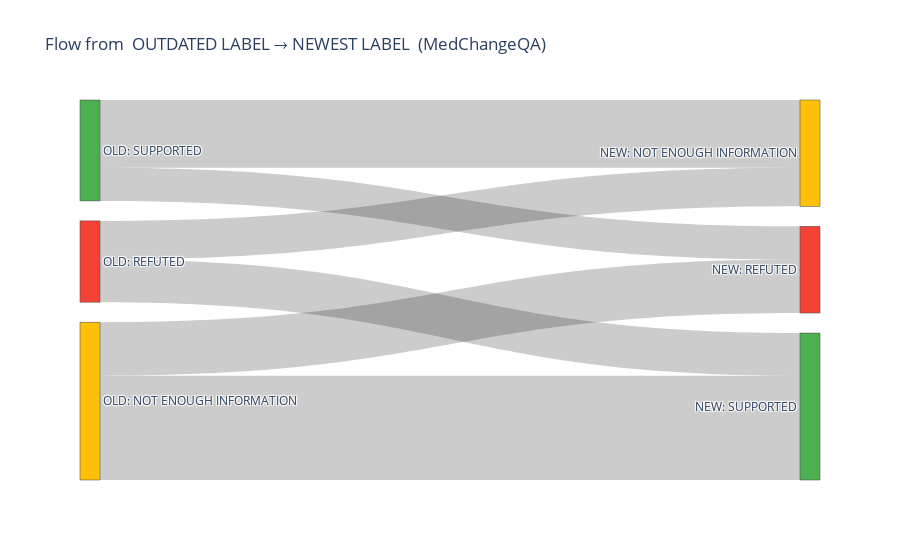

Notebook cell for this chart:
### Markdown cell above
#### MedChange

### Code cell
df = df_merged.copy() 

df["Newest Label"]   = df["Newest Label"].fillna("NO LABEL").replace({"None": "NO LABEL"})
df["Outdated Label"] = df["Outdated Label"].fillna("NO LABEL").replace({"None": "NO LABEL"})

df["node_new"] = "NEW: " + df["Newest Label"]
df["node_old"] = "OLD: " + df["Outdated Label"]

flows = (df.groupby(["node_new", "node_old"]).size().reset_index(name="count"))

nodes_new = sorted(df["node_new"].unique())
nodes_old = sorted(df["node_old"].unique())
labels = nodes_old + nodes_new

color_map = {
    "NEW: SUPPORTED": "#4CAF50",
    "NEW: REFUTED": "#F44336",
    "NEW: NOT ENOUGH INFORMATION": "#FFC107",
    "NEW: NO LABEL": "#9E9E9E",
    "OLD: SUPPORTED": "#4CAF50",
    "OLD: REFUTED": "#F44336",
    "OLD: NOT ENOUGH INFORMATION": "#FFC107",
    "OLD: NO LABEL": "#9E9E9E",
}

label_to_idx = {lab: i for i, lab in enumerate(labels)}

target = flows["node_new"].map(label_to_idx)
source = flows["node_old"].map(label_to_idx)
value  = flows["count"]

node_colors = [color_map.get(lab, "#CCCCCC") for lab in labels]

fig = go.Figure(data=[go.Sankey(
    node=dict(pad=20,thickness=20,label=labels, color=node_colors),
    link=dict(source=source,target=target,value=value))])

fig.update_layout(
    title_text="Flow from  OUTDATED LABEL → NEWEST LABEL  (MedChangeQA)",
    font_size=12
)

fig.show()

### Figure 1 — Plotly figure (JSON) as saved in the notebook; plotly's stock layout.template omitted (floating-point values rounded to 4 significant figures)
{"data": [{"link": {"source": [1, 2, 0, 2, 0, 1], "target": [3, 3, 4, 4, 5, 5], "value": [57, 100, 79, 49, 154, 63]}, "node": {"color": ["#FFC107", "#F44336", "#4CAF50", "#FFC107", "#F44336", "#4CAF50"], "label": ["OLD: NOT ENOUGH INFORMATION", "OLD: REFUTED", "OLD: SUPPORTED", "NEW: NOT ENOUGH INFORMATION", "NEW: REFUTED", "NEW: SUPPORTED"], "pad": 20, "thickness": 20}, "type": "sankey"}], "layout": {"font": {"size": 12}, "title": {"text": "Flow from  OUTDATED LABEL → NEWEST LABEL  (MedChangeQA)"}}}
